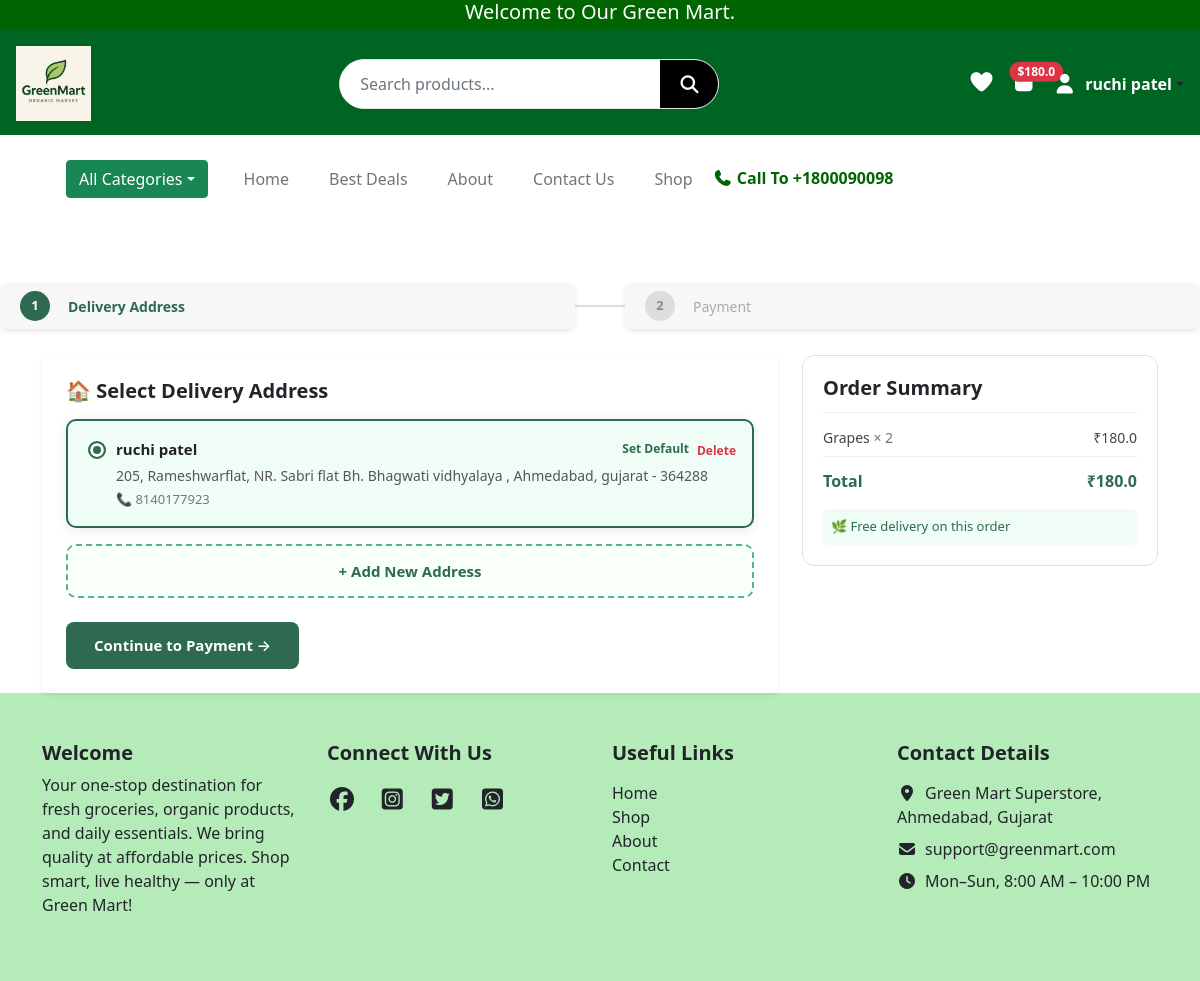
The app's page /checkout (signed in), older data.
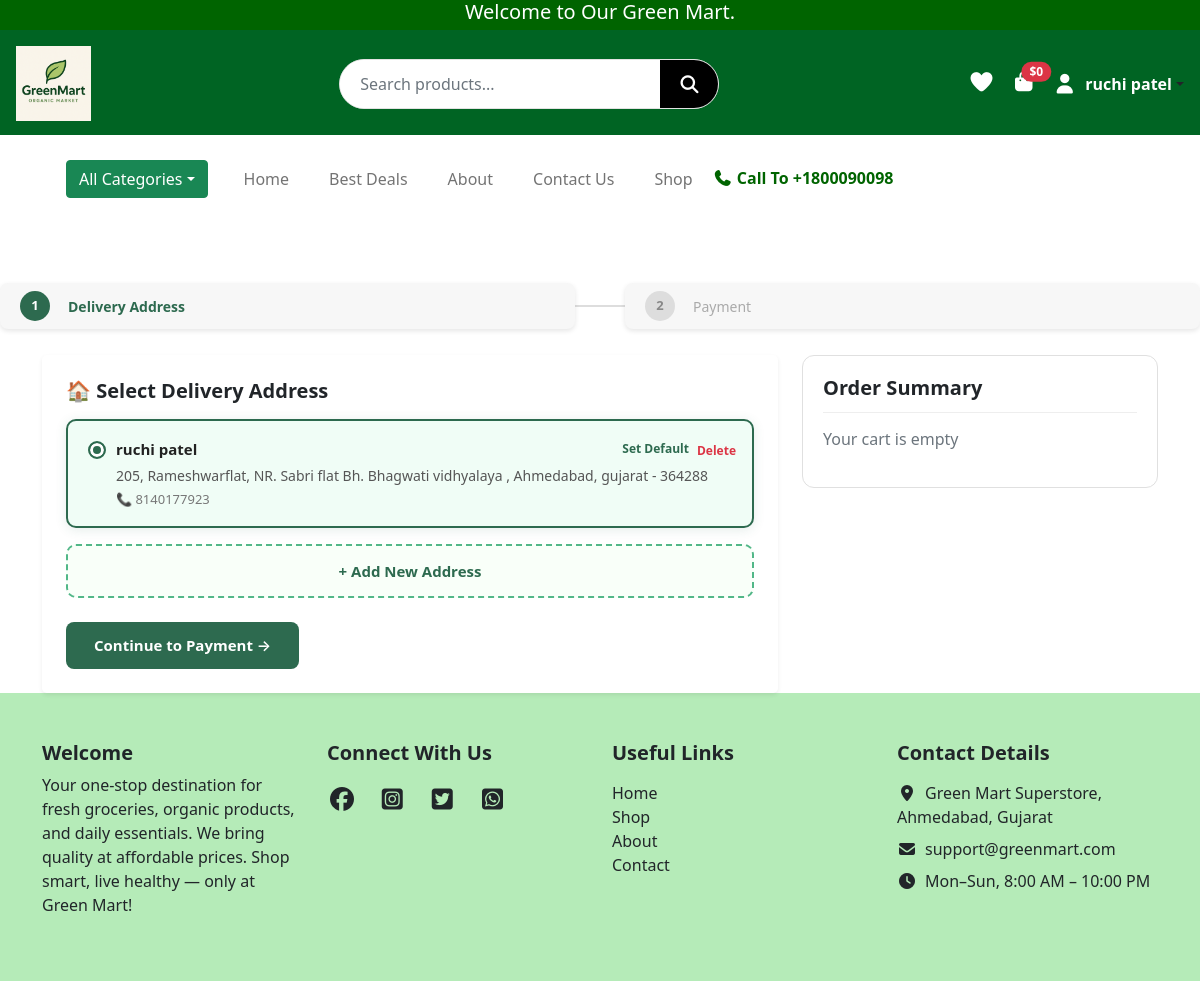
The same page, newer data.
### website/models.py (models this page shows)
class Address(db.Model):
    __tablename__ = "address"
    id = db.Column(db.Integer, primary_key=True)
    user_id = db.Column(db.Integer, db.ForeignKey("users.id"), nullable=False)
    full_name = db.Column(db.String(100), nullable=False)
    phone = db.Column(db.String(15), nullable=False)
    street = db.Column(db.String(200), nullable=False)
    city = db.Column(db.String(100), nullable=False)
    state = db.Column(db.String(100), nullable=False)
    pin = db.Column(db.String(10), nullable=False)
    is_default = db.Column(db.Boolean, default=False)
    user = db.relationship("User", backref=db.backref("addresses", lazy=True))

class Product(db.Model):
    __tablename__ = "product"
    id = db.Column(db.Integer, primary_key=True)
    name = db.Column(db.String(150), nullable=False)
    price = db.Column(db.Float, nullable=False)
    image = db.Column(db.String(300))
    description = db.Column(db.String(500))
    stock = db.Column(db.Integer, default=0)
    category_id = db.Column(
        db.Integer,
        db.ForeignKey("category.id"),
        nullable=True
    )

### website/views.py (the view, shortened to what this page needs)
@views.route("/checkout", methods=["GET", "POST"])
@login_required
def checkout():
    login_form  = LoginForm()
    signup_form = SignupForm()
    user_addresses  = Address.query.filter_by(user_id=current_user.id).all()
    default_address = Address.query.filter_by(user_id=current_user.id, is_default=True).first()
    cart_items_db  = Cart.query.filter_by(user_id=current_user.id).all()
    subtotal       = 0
    checkout_items = []
    for item in cart_items_db:
        product = Product.query.get(item.product_id)
        if product:
            total = product.price * item.quantity
            subtotal += total
            checkout_items.append({
                "id":       product.id,
                "name":     product.name,
                "price":    product.price,
                "quantity": item.quantity,
                "subtotal": total,
                "stock":    product.stock,
            })
    return render_template(
        "checkout.html",
        cart_items=checkout_items,
        subtotal=subtotal,
        user_addresses=user_addresses,
        default_address=default_address,
        login_form=login_form,
        signup_form=signup_form,
    )

### website/forms.py
class LoginForm(FlaskForm):
    email = StringField("Email", validators=[DataRequired(), Email()])
    password = PasswordField("Password", validators=[DataRequired()])
    submit = SubmitField("Login")

class SignupForm(FlaskForm):
    name = StringField("Name", validators=[DataRequired(), Length(min=2, max=50)])
    email = StringField("Email", validators=[DataRequired(), Email()])
    password = PasswordField("Password", validators=[DataRequired(), Length(min=6)])
    confirm_password = PasswordField(
        "Confirm Password", validators=[DataRequired(), EqualTo("password")]
    )
    submit = SubmitField("Sign Up")

### website/templates/checkout.html (shortened to what this page needs)
{% extends "base.html" %}
{% block content %}
<div class="checkout-steps mb-2">
  <div class="step address">
    <div class="circle">1</div> Delivery Address
  </div>
  <div class="step-divider"></div>
  <div class="step payment">
    <div class="circle">2</div> Payment
  </div>
</div>
<div class="container content-area mt-3">
  <div class="row g-4">
    <div class="col-md-8">
      <form method="POST" id="checkoutForm">
        <div class="checkout-section address-section">
          <div class="bg-white rounded-3 p-4 shadow-sm">
            <h5 class="mb-3 fw-bold">🏠 Select Delivery Address</h5>
            {% if user_addresses %}
              {% for addr in user_addresses %}
              <div class="address-card {% if addr.is_default or loop.first %}selected{% endif %}"
                   data-addr-id="{{ addr.id }}"
                   onclick="selectAddress(this, '{{ addr.id }}')">
                <div class="d-flex align-items-start">
                  <span class="radio-dot mt-1"></span>
                  <div class="flex-grow-1">
                    <div>
                      <span class="addr-name">{{ addr.full_name }}</span>
                    </div>
                    <div class="addr-detail">
                      {{ addr.street }}, {{ addr.city }}, {{ addr.state }} - {{ addr.pin }}
                    </div>
                    <div class="addr-phone">📞 {{ addr.phone }}</div>
                  </div>
                </div>
                <div class="address-actions">
                  <form method="POST" action="/set_default_address/{{ addr.id }}" style="display:inline">
                    {% if not addr.is_default %}
                    <button type="submit" class="addr-action-btn">Set Default</button>
                    {% endif %}
                  </form>
                  <form method="POST" action="/delete_address/{{ addr.id }}" style="display:inline"
                        onsubmit="return confirm('Delete this address?')">
                    <button type="submit" class="addr-action-btn" style="color:#dc3545">Delete</button>
                  </form>
                </div>
              </div>
              {% endfor %}
            {% endif %}
            <div class="add-address-toggle mt-3" onclick="toggleNewAddress(this)">
              + Add New Address
            </div>
            <div class="mt-4">
              <button type="button" class="checkout-btn" onclick="goToPayment()">
                Continue to Payment →
              </button>
            </div>
          </div>
        </div>
      </form>
    </div>
    <div class="col-md-4">
      <div class="order-summary-box">
        <h5>Order Summary</h5>
        {% if cart_items %}
          {% for item in cart_items %}
          <div class="summary-item">
            <span>{{ item.name }} <span class="text-muted">× {{ item.quantity }}</span></span>
            <span>₹{{ item.price * item.quantity }}</span>
          </div>
          {% endfor %}
          <div class="summary-total">
            <span>Total</span>
            <span>₹{{ subtotal }}</span>
          </div>
          <div class="mt-3 p-2 rounded" style="background:#f0fdf6; font-size:13px; color:#2d6a4f;">
            🌿 Free delivery on this order
          </div>
        {% else %}
          <p class="text-muted">Your cart is empty</p>
        {% endif %}
      </div>
    </div>
  </div>
</div>
{% endblock %}

### website/templates/base.html (shortened to what the changed rows need)
<!DOCTYPE html>
<html lang="en">
<head>
  <link rel="stylesheet" href="{{ url_for('static', filename='css/style.css') }}">
  <link href="https://cdn.jsdelivr.net/npm/bootstrap@5.0.2/dist/css/bootstrap.min.css" rel="stylesheet">
  <link rel="stylesheet" href="https://cdnjs.cloudflare.com/ajax/libs/font-awesome/7.0.1/css/all.min.css">
  <link rel="stylesheet" href="https://cdn.jsdelivr.net/npm/bootstrap-icons@1.11.1/font/bootstrap-icons.css">
  <link href="https://cdn.jsdelivr.net/npm/bootstrap-icons@1.11.1/font/bootstrap-icons.css" rel="stylesheet">
</head>
<body>
<header class="main-header d-flex flex-wrap align-items-center justify-content-between p-3">
  <div class="icons-area d-flex align-items-center gap-3 flex-shrink-0">
    <div class="cart-box position-relative">
      <a href="{{ url_for('views.cart') }}">
        <i class="fa-solid fa-bag-shopping fs-5"></i>
      </a>
      <span class="cart-price position-absolute top-0 start-100 translate-middle badge rounded-pill bg-danger">
        ${{ subtotal }}
      </span>
    </div>
  </div>
</header>
{% block content %}{% endblock %}
</body>
</html>

Row changes from the older to the newer data that the page shows:
no longer on this page (row edited): Product: name "Grapes", quantity "2", item.price*item.quantity "180.0"
Text that changed along with them:
{{ subtotal }}: "180.0" → "0"
{{ subtotal }}: "180.0" → (not shown)
text no longer shown: "Total ₹ 🌿 Free delivery on this order"
text now shown: "Your cart is empty"
